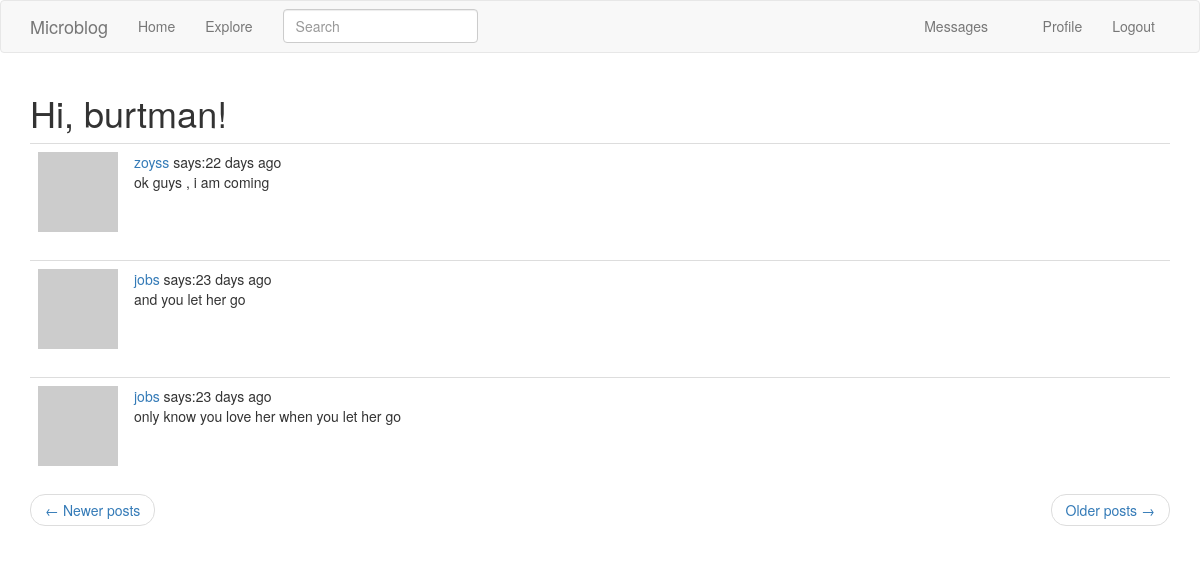
Page /explore?page=5 (signed in) on the committed database.
### app/models.py (models this page shows, shortened)
class User(UserMixin, db.Model):
    id = db.Column(db.Integer, autoincrement=True, primary_key=True)
    username = db.Column(db.String(64), index=True, unique=True)
    email = db.Column(db.String(120), index=True, unique=True)
    password_hash = db.Column(db.String(128))
    about_me = db.Column(db.String(140))
    last_seen = db.Column(db.DateTime, default=datetime.utcnow)
    posts = db.relationship('Post', backref='author', lazy='dynamic')
    followed = db.relationship('User',
                               secondary=followers,
                               primaryjoin=(followers.c.follower_id == id),
                               secondaryjoin=(followers.c.followed_id == id),
                               backref=db.backref('followers', lazy='dynamic'),
                               lazy='dynamic')
    messages_sent = db.relationship('Message',
                                    backref='author',
                                    foreign_keys='Message.sender_id',
                                    lazy='dynamic')
    messages_received = db.relationship('Message',
                                        backref='recipient',
                                        foreign_keys='Message.recipient_id',
                                        lazy='dynamic')
    notifications = db.relationship('Notification',
                                    backref='user',
                                    lazy='dynamic')
    last_message_read_time = db.Column(db.DateTime)
    def new_messages(self):
        last_read_time = self.last_message_read_time or datetime(1900, 1, 1)
        return Message.query.filter_by(recipient=self).filter(Message.timestamp > last_read_time).count()
    def avatar(self, size):
        digest = md5(self.email.lower().encode('utf-8')).hexdigest()
        return 'https://www.gravatar.com/avatar/{}?d=monsterid&s={}'.format(digest, size)

class SearchableMixin(object):
    @classmethod
    def before_commit(cls, session):
        session._changes = {
            'add': list(session.new),
            'update': list(session.dirty),
            'delete': list(session.deleted)
        }
    @classmethod
    def after_commit(cls, session):
        for obj in session._changes['add']:
            if isinstance(obj, SearchableMixin):
                add_to_index(obj.__tablename__, obj)
        for obj in session._changes['update']:
            if isinstance(obj, SearchableMixin):
                add_to_index(obj.__tablename__, obj)
        for obj in session._changes['delete']:
            if isinstance(obj, SearchableMixin):
                remove_from_index(obj.__tablename__, obj)
        session._changes = None

class Post(SearchableMixin, db.Model):
    id = db.Column(db.Integer, autoincrement=True, primary_key=True)
    body = db.Column(db.String(140))
    timestamp = db.Column(db.DateTime, index=True, default=datetime.utcnow)
    user_id = db.Column(db.Integer, db.ForeignKey('user.id'))
    language = db.Column(db.String(5))
    __searchable__ = ['body']

### app/main/routes.py (the view)
@bp.route('/explore', methods=['GET'])
def explore():
    page = request.args.get('page', 1, type=int)
    posts = Post.query.order_by(Post.timestamp.desc()).paginate(page, current_app.config['POSTS_PER_PAGE'], False)
    next_url = url_for('main.explore', page=posts.next_num) if posts.has_next else None
    prev_url = url_for('main.explore', page=posts.prev_num) if posts.has_prev else None
    return render_template('index.html', title='explore', posts=posts.items, next_url=next_url, prev_url=prev_url)

### app/main/forms.py
class SearchForm(FlaskForm):
    q = StringField('Search', validators=[DataRequired()])
    def __init__(self, *args, **kwargs):
        if 'formdata' not in kwargs:
            kwargs['formdata'] = request.args
        if 'csrf_enabled' not in kwargs:
            kwargs['csrf_enabled'] = False
        super(SearchForm, self).__init__(*args, **kwargs)

### app/main/routes.py (called while the page is built)
@bp.before_app_request
def before_request():
    if current_user.is_authenticated:
        current_user.last_seen = datetime.utcnow()
        db.session.commit()
        g.search_form = SearchForm()

### app/models.py (called while the page is built)
@login.user_loader
def load_user(uid):
    return User.query.get(int(uid))

### app/templates/index.html (shortened to what this page needs)
{% extends "base.html" %}
{% import 'bootstrap/wtf.html' as wtf %}
{% block app_content %}
<h1>Hi, {{ current_user.username }}!</h1>
{% for post in posts %}
{% include "_post.html" %}
{% endfor %}
<nav aria-label="...">
    <ul class="pager">
        <li class="previous {% if not prev_url %} disabled {% endif %}">
            <a href="{{ prev_url or '#' }}">
                <span aria-hidden="true">&larr;</span> Newer posts
            </a>
        </li>
        <li class="next{% if not next_url %} disabled{% endif %}">
                <a href="{{ next_url or '#' }}">
                    Older posts <span aria-hidden="true">&rarr;</span>
                </a>
        </li>
    </ul>
</nav>
{% endblock %}

### app/templates/_post.html (shortened to what this page needs)
<table class="table table-hover">
    <tr>
        <td width="70px">
            <a href="{{ url_for('main.user', username=post.author.username) }}">
                <img src="{{ post.author.avatar(70) }}" alt="">
            </a>
        </td>
        <td>
            <a href="{{ url_for('main.user', username=post.author.username) }}">
                {{ post.author.username }}
            </a>
            says:{{ moment(post.timestamp).fromNow() }}
            <br>
                <span id="post{{ post.id }}">{{ post.body }}</span>
        </td>
    </tr>
</table>

### rows in the picture
User: username "burtman"
Post: author.username "zoyss", timestamp "22 days ago", body "ok guys , i am coming"
Post: author.username "jobs", timestamp "23 days ago", body "and you let her go"
Post: author.username "jobs", timestamp "23 days ago", body "only know you love her when you let her go"
